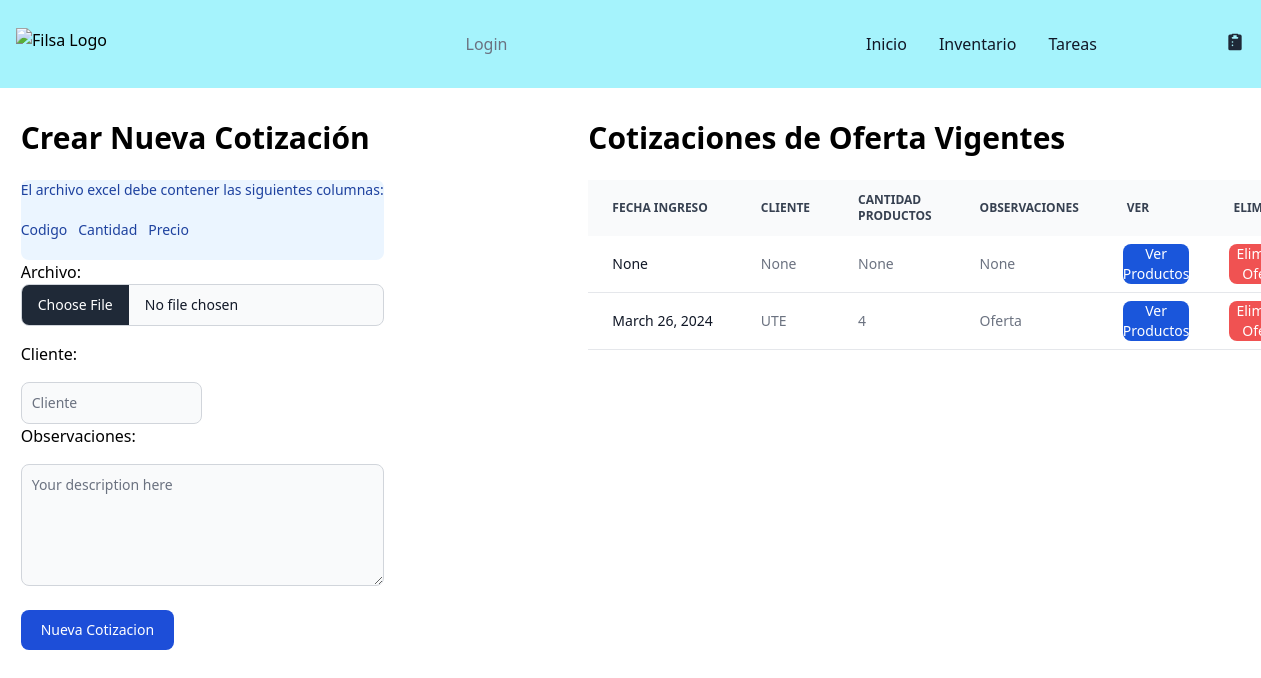
Page /new-cotization/ on the earlier database version.
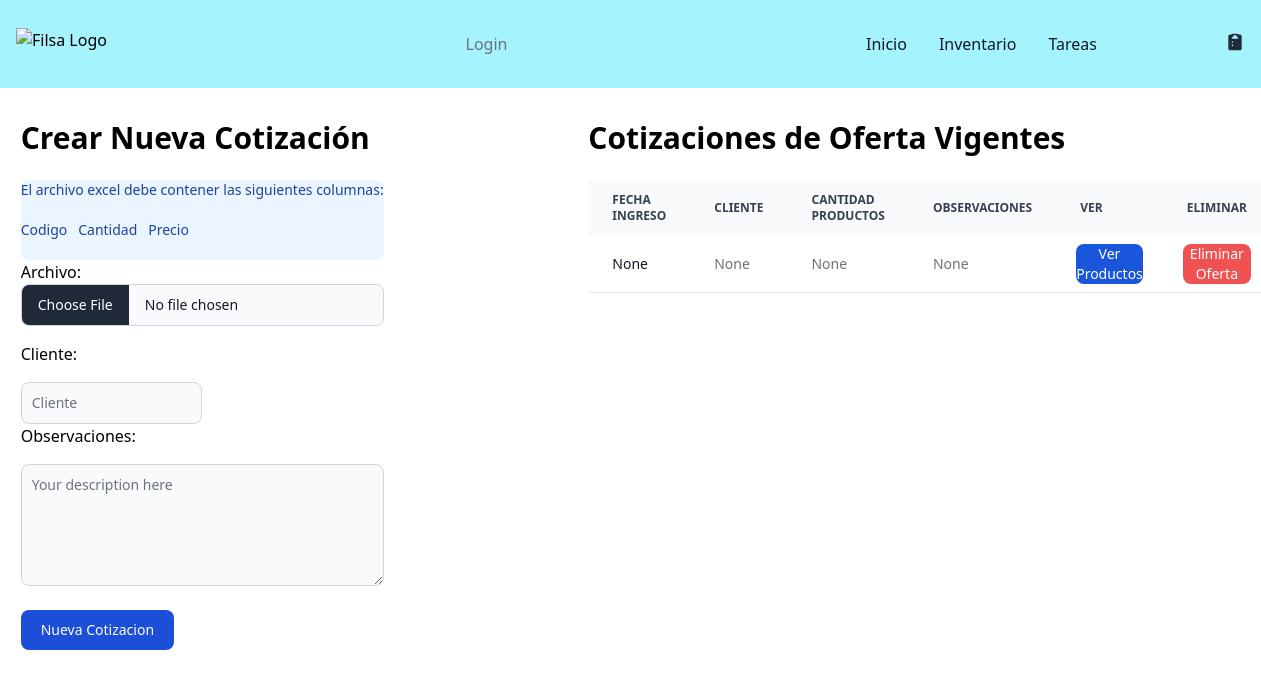
Same page on the later database version.
### filsa/models.py (models this page shows)
class Cotization(models.Model):
    cotization_id = models.AutoField(primary_key=True)
    date = models.DateField(verbose_name=u"Fecha", null=True, blank=True)
    customer = models.CharField(max_length=60, null=True, blank=True)
    numberOfProducts = models.IntegerField(null=True, blank=True)
    observations = models.CharField(max_length=500, null=True, blank= True)

### filsa/views.py (the view)
# urls.py: path('new-cotization/', newCotization , name='newcotization'),
def newCotization(request):
    print('request.Files are')
    print(request.FILES)
    cotizations = Cotization.objects.all()
    if request.method == 'POST':
        form = CotizationForm(request.POST, request.FILES)
        if form.is_valid():
            print('el form es valido')
            data = handle_uploaded_file(request.FILES['archivo'])
            register_date = datetime.now().date()
            customer = form.cleaned_data['cliente']
            observations = form.cleaned_data['observaciones']
            numberOfProducts = len(data)
            cotization = Cotization.objects.create(date=register_date, customer = customer, numberOfProducts=numberOfProducts,observations=observations)
            for i in range(0,len(data)):
                product_code = data.iloc[i]['codigo']
                product_quantity = data.iloc[i]['cantidad']
                product_price = data.iloc[i]['precio']
                productdb = Product.objects.filter(internalCode = product_code).update(hasOffer=cotization, quantityOffer=product_quantity,priceOffer=product_price)
            messages.info(request, "Nueva Cotizacion de Oferta creada en forma exitosa", extra_tags="CotizacionOferta")
    else:
        form = CotizationForm()
    return render(request, 'cotization.html', {'form': form, 'cotizations':cotizations})

### filsa/forms.py
class CotizationForm(forms.Form):
    archivo = forms.FileField(widget=forms.FileInput(attrs={'class': "mb-4 block w-full text-sm text-gray-900 border border-gray-300 rounded-lg cursor-pointer bg-gray-50 dark:text-gray-400 focus:outline-none dark:bg-gray-700 dark:border-gray-600 dark:placeholder-gray-400" ,'id':"file_input" ,'type':"file" }))
    cliente = forms.CharField(widget=forms.TextInput(attrs={"class" : "mt-4 block p-2.5 w-1/2 text-sm text-gray-900 bg-gray-50 rounded-lg border border-gray-300 focus:ring-primary-500 focus:border-primary-500 dark:bg-gray-700 dark:border-gray-600 dark:placeholder-gray-400 dark:text-white dark:focus:ring-primary-500 dark:focus:border-primary-500" ,"placeholder":"Cliente"}))
    observaciones = forms.CharField(widget=forms.Textarea(attrs={"rows":"5", "class" : "mt-4 block p-2.5 w-full text-sm text-gray-900 bg-gray-50 rounded-lg border border-gray-300 focus:ring-primary-500 focus:border-primary-500 dark:bg-gray-700 dark:border-gray-600 dark:placeholder-gray-400 dark:text-white dark:focus:ring-primary-500 dark:focus:border-primary-500" ,"placeholder":"Your description here"}))

### filsa/templates/cotization.html (shortened to what this page needs)
{% extends '_base.html' %}
{% load static %}
{% block content %}
<div class="grid sm:grid-cols-2 sm:gap-6 md:grid-cols-3 gap-4 block">
    <div class="mx-auto relative top-8 block">
        <h3 class="text-3xl font-bold dark:text-white mb-6">Crear Nueva Cotización</h3>
        <div class="relative text-sm text-blue-800 rounded-lg bg-blue-50 dark:bg-gray-800 dark:text-blue-400" role="alert">
           El archivo excel debe contener las siguientes columnas:
           <br/> <br/>
           Codigo &nbsp; Cantidad &nbsp; Precio
           <br/> <br/>
          </div>
    <form enctype="multipart/form-data" id="forms" action="{% url 'newcotization' %}" method="POST" onsubmit="openLoader()">
        {{ form.as_p }}
        <button type="submit" id='nuevoIngreso' class="inline-flex items-center px-5 py-2.5 mt-4 sm:mt-6 text-sm font-medium text-center text-white bg-primary-700 rounded-lg focus:ring-4 focus:ring-primary-200 dark:focus:ring-primary-900 hover:bg-primary-800">
            Nueva Cotizacion
        </button>
    </form>
    </div>
     <div class="relative mx-auto top-8 lg:ml-40 overflow-x-auto block">
        <h3 class="text-3xl font-bold dark:text-white mb-6">Cotizaciones de Oferta Vigentes</h3>
        <table class="w-full text-sm text-left rtl:text-right text-gray-500 dark:text-gray-400">
            <thead class="text-xs text-gray-700 uppercase bg-gray-50 dark:bg-gray-700 dark:text-gray-400">
                <tr>
                    <th scope="col" class="px-6 py-3">
                        Fecha Ingreso
                    </th>
                    <th scope="col" class="px-6 py-3">
                        Cliente
                    </th>
                    <th scope="col" class="px-6 py-3">
                        Cantidad Productos
                    </th>
                    <th scope="col" class="px-6 py-3">
                        Observaciones
                    </th>
                    <th scope="col" class="px-6 py-3">
                        Ver
                    </th>
                    <th scope="col" class="px-6 py-3">
                        Eliminar
                    </th>
                </tr>
            </thead>
            <tbody>
                {% for cotization in cotizations %}
                <tr class="bg-white border-b dark:bg-gray-800 dark:border-gray-700">
                    <th scope="row" class="px-6 py-4 font-medium text-gray-900 whitespace-nowrap dark:text-white">
                        {{cotization.date}}
                    </th>
                    <td class="px-6 py-4">
                        {{cotization.customer}}
                    </td>
                    <td class="px-6 py-4">
                        {{cotization.numberOfProducts}}
                    </td>
                    <td class="px-6 py-4">
                        {{cotization.observations}}
                    </td>
                    <td class="px-5 py-2">
                    <button onclick="openmodal('{{cotization.cotization_id}}')"  class="block text-white bg-blue-700 hover:bg-blue-800 focus:ring-4 focus:outline-none focus:ring-blue-300 font-medium rounded-lg text-sm text-center dark:bg-blue-600 dark:hover:bg-blue-700 dark:focus:ring-blue-800" type="button">
                    Ver Productos
                    </button>
                    </td>
                    <td class="px-5 py-2">
                        <a href="{% url 'deletecotization' cotization_id=cotization.cotization_id %}">
                        <button class="block text-white bg-red-500 hover:bg-blue-800 focus:ring-4 focus:outline-none focus:ring-blue-300 font-medium rounded-lg text-sm text-center dark:bg-blue-600 dark:hover:bg-blue-700 dark:focus:ring-blue-800" type="button">
                        Eliminar Oferta
                        </button>
                    </a>
                        </td>
                </tr>
                {% endfor %}
            </tbody>
        </table>
    </div>
</div>
{% endblock content %}

Differences in the rows shown:
removed Cotization: date "March 26, 2024", customer "UTE", numberOfProducts "4", observations "Oferta"
